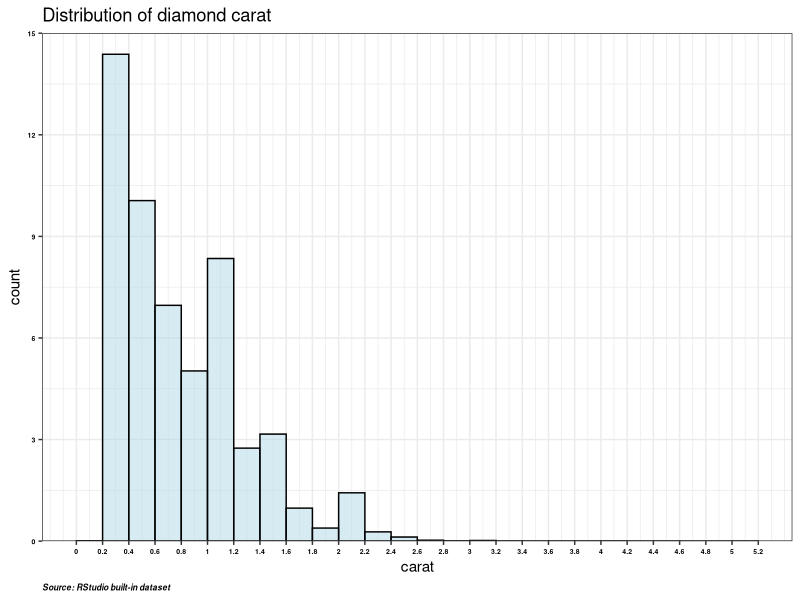
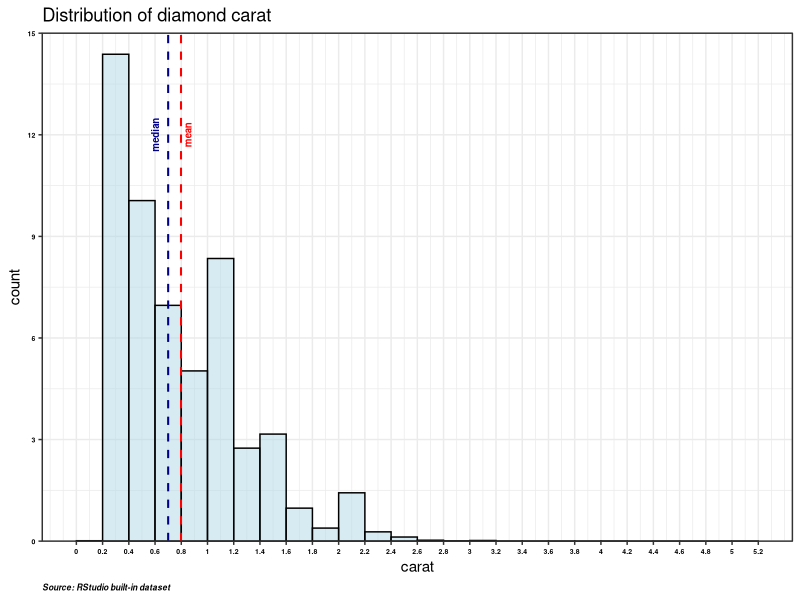
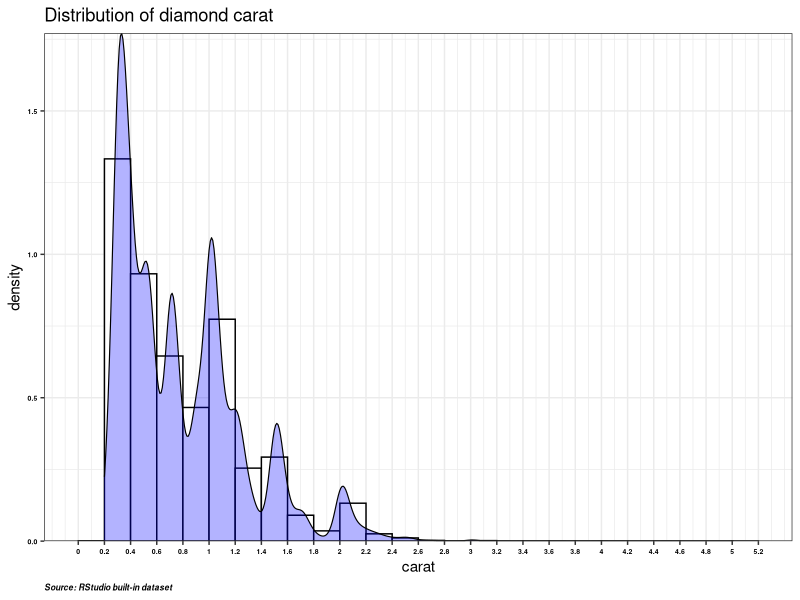

Recreate these plots in R, in order.
## ---- chunk 1
knitr::opts_chunk$set(echo = TRUE)
## ---- chunk 2
#load libraries

library(tidyverse)
#textGrob() of grid package has been used.
library(grid)
library(plyr)
## ---- chunk 3
#read data
df1 <- diamonds
#a quick look at the dataset
glimpse(df1)
## ---- chunk 4
(p1 <- ggplot(data = df1, aes(x=carat))+
        geom_histogram(breaks = seq(0,5.2,0.2), fill = "lightblue",
                       color = "black", alpha = 0.5)+
        scale_x_continuous(breaks = seq(0,5.2,0.2),
                           labels = seq(0, 5.2, 0.2))+
        scale_y_continuous(expand = c(0,0), limits = c(0,15000),
                           breaks = seq(0,15000,3000),
                           labels = paste0(seq(0,15000,3000)/1000))+
        labs(title = "Distribution of diamond carat",
             caption = "Source: RStudio built-in dataset")+
        theme_bw()+
        theme(axis.text = element_text(size = 5, face = "bold", color = "black"),
              plot.caption = element_text(face = "bold.italic", size = 6,hjust = 0))
)
## ---- chunk 5
carat_mean <- mean(df1$carat)
carat_median <- median(df1$carat)
## ---- chunk 6
#text grobs to place on plot below
mean_label <- grid::textGrob(label = "mean",
                            rot = 90, y = 0.80,
                            gp = gpar(fontsize = 7,
                                      fontface = "bold",
                                      col = "red"))
#median
median_label <- grid::textGrob(label = "median",
                               rot = 90,y=0.80,
                               gp = gpar(fontface = "bold",
                                         fontsize = 7,
                                         col = "darkblue"))
## ---- chunk 7
p1 +
  geom_vline(aes(xintercept = mean(carat)), color = "red",
             linetype = "dashed", linewidth = 0.7)+
  annotation_custom(mean_label, xmin = carat_mean+0.05, xmax = carat_mean+0.05)+
  # annotate(geom = "text", label = "mean", color = "red",
  #          size = 3, fontface = "bold", x = carat_mean+0.03,
  #          y = 12, angle = 90)+
  geom_vline(aes(xintercept = median(carat)), color = "darkblue",
             linetype = "dashed", linewidth = 0.7)+
  annotation_custom(median_label, xmin = carat_median-0.1,
                    xmax = carat_median-0.1)+
  coord_cartesian(clip = "off")
## ---- chunk 8
df1 %>% 
  ggplot(aes(x=carat))+
  geom_histogram(aes(y = after_stat(density)),
        breaks = seq(0,5.2,0.2), fill = "white",
        color = "black")+
  geom_density(color = "black", fill = "blue",
               alpha = 0.3, linewidth = 0.4)+
        scale_x_continuous(breaks = seq(0,5.2,0.2),
                           labels = seq(0, 5.2, 0.2))+
        scale_y_continuous(expand = c(0,0))+
        labs(title = "Distribution of diamond carat",
             caption = "Source: RStudio built-in dataset")+
        theme_bw()+
        theme(axis.text = element_text(size = 5, face = "bold", color = "black"),
              plot.caption = element_text(face = "bold.italic", size = 6,hjust = 0))
